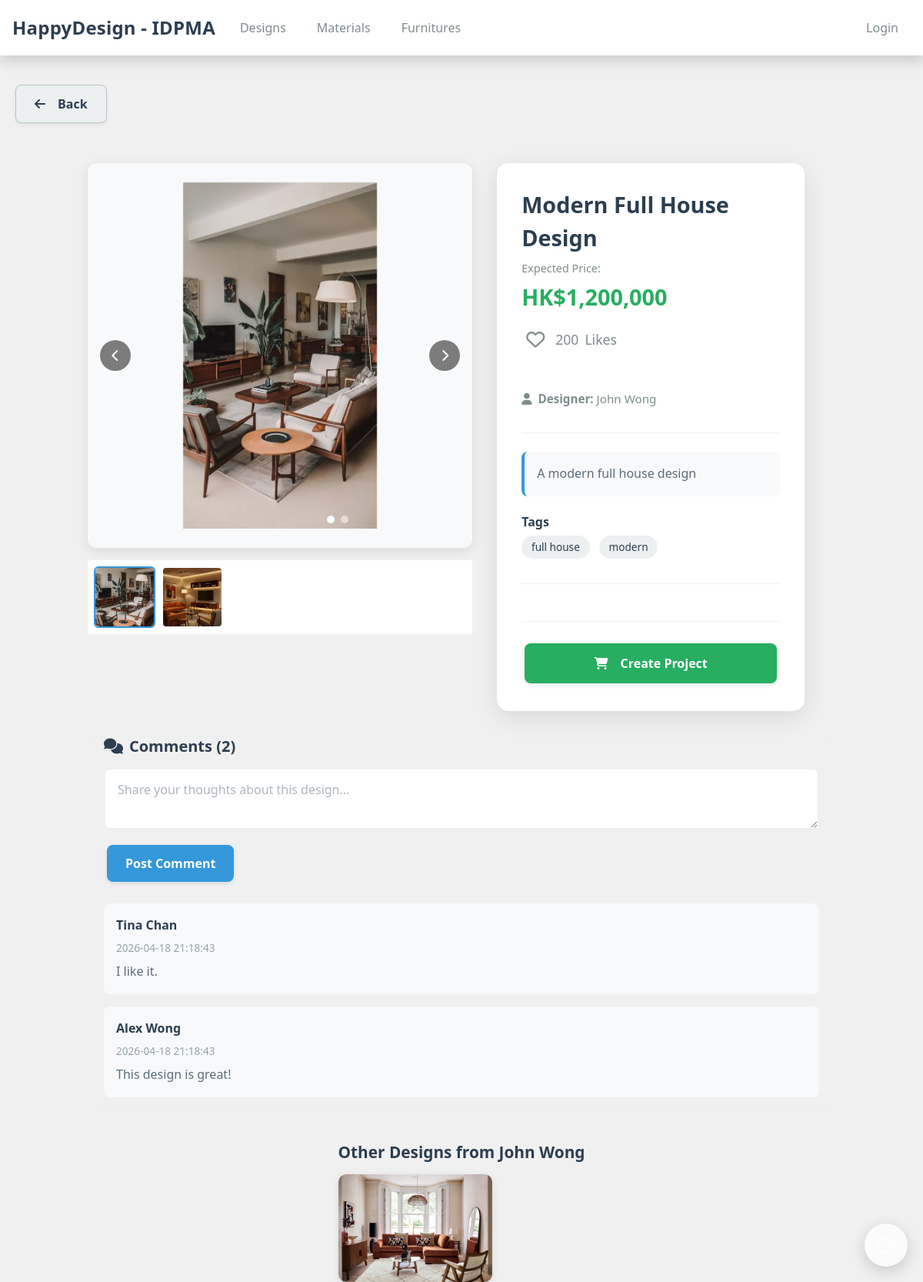
The page /design_detail.php?designid=1 on the database its author committed.
### tables this page shows
CREATE TABLE `DesignImage` (
  `imageid` int NOT NULL AUTO_INCREMENT,
  `designid` int NOT NULL,
  `image_filename` varchar(500) NOT NULL,
  `image_order` int DEFAULT 1,
  `created_at` TIMESTAMP DEFAULT CURRENT_TIMESTAMP,
  PRIMARY KEY (`imageid`),
  KEY `designid_idx` (`designid`),
  CONSTRAINT `fk_designimage_designid` FOREIGN KEY (`designid`) REFERENCES `Design` (`designid`) ON DELETE CASCADE
);

CREATE TABLE `Design` (
  `designid` int NOT NULL AUTO_INCREMENT,
  `designName` VARCHAR(255) NOT NULL,
  `expect_price` int NOT NULL,
  `description` TEXT DEFAULT NULL,
  `tag` TEXT NOT NULL,
  `likes` int NOT NULL,
  `designerid` int NOT NULL,
  `supplierid` int NOT NULL,
  PRIMARY KEY (`designid`),
  KEY `designerid_pk_idx` (`designerid`),
  CONSTRAINT `designerid_pk` FOREIGN KEY (`designerid`) REFERENCES `Designer` (`designerid`),
  CONSTRAINT `supplierid_pk` FOREIGN KEY (`supplierid`) REFERENCES `Supplier` (`supplierid`)
);

CREATE TABLE `Designer` (
  `designerid` int NOT NULL AUTO_INCREMENT,
  `dname` varchar(255) NOT NULL,
  `dtel` int DEFAULT NULL,
  `demail` varchar(255) DEFAULT NULL,
  `dpassword` varchar(255) NOT NULL,
  `status` ENUM('Available', 'Busy') NOT NULL DEFAULT 'Available',
  `managerid` int DEFAULT NULL,
  `remember_token` VARCHAR(64) DEFAULT NULL,
  PRIMARY KEY (`designerid`),
  KEY `managerid_Designer_idx` (`managerid`),
  CONSTRAINT `managerid_Designer_fk` FOREIGN KEY (`managerid`) REFERENCES `Manager` (`managerid`)
);

CREATE TABLE `Comment_design` (
  `comment_designid` int NOT NULL AUTO_INCREMENT,
  `clientid` int NOT NULL,
  `content` varchar(255) DEFAULT NULL,
  `timestamp` TIMESTAMP DEFAULT CURRENT_TIMESTAMP,
  `designid` int NOT NULL,
  PRIMARY KEY (`comment_designid`),
  KEY `designid_pk2` (`designid`),
  KEY `comment_design_clientid_pk2` (`clientid`),
  CONSTRAINT `fk_comment_design_designid` FOREIGN KEY (`designid`) REFERENCES `Design` (`designid`),
  CONSTRAINT `fk_comment_design_clientid` FOREIGN KEY (`clientid`) REFERENCES `Client` (`clientid`)
);

CREATE TABLE `Client` (
  `clientid` int NOT NULL AUTO_INCREMENT,
  `cname` varchar(255) NOT NULL,
  `ctel` varchar(32) DEFAULT NULL,
  `cemail` varchar(255) DEFAULT NULL,
  `cpassword` varchar(255) NOT NULL,
  `address` varchar(255) DEFAULT NULL,
  `budget` int NOT NULL,
  `Floor_Plan` VARCHAR(500) DEFAULT NULL,
  `payment_method` JSON DEFAULT NULL,
  `remember_token` VARCHAR(64) DEFAULT NULL,
  PRIMARY KEY (`clientid`)
);

### design_detail.php (the view, shortened to what this page needs)
<?php
require_once __DIR__ . '/config.php';
$designid = isset($_GET['designid']) ? (int) $_GET['designid'] : 0;
$dsql = "SELECT d.designid, d.designName, d.expect_price, d.likes, d.tag, d.description, dz.dname, d.designerid
         FROM Design d
         JOIN Designer dz ON d.designerid = dz.designerid
         WHERE d.designid = ?";
$stmt = $mysqli->prepare($dsql);
$stmt->bind_param("i", $designid);
$stmt->execute();
$design = $stmt->get_result()->fetch_assoc();
$cmsql = "SELECT c.content, c.timestamp, u.cname
          FROM Comment_design c
          JOIN Client u ON u.clientid = c.clientid
          WHERE c.designid = ?
          ORDER BY c.timestamp DESC";
$cst = $mysqli->prepare($cmsql);
$cst->bind_param("i", $designid);
$cst->execute();
$comments = $cst->get_result();
$commentCount = $comments->num_rows;
$rawTags = (string) ($design['tag'] ?? '');
$tags = array_filter(array_map('trim', explode(',', $rawTags)));
$o = $mysqli->prepare("SELECT designid, expect_price, description FROM Design WHERE designerid=? AND designid<>? LIMIT 6");
$o->bind_param("ii", $design['designerid'], $designid);
$o->execute();
$others = $o->get_result();
$liked = false;
$user = $_SESSION['user'] ?? null;
$currentRequest = $_SERVER['REQUEST_URI'] ?? ('/design_detail.php?designid=' . intval($designid));
$loginUrl = 'login.php?redirect=' . urlencode($currentRequest);
$heart_attrs = 'data-login="' . htmlspecialchars($loginUrl, ENT_QUOTES) . '"';
$heart_disabled = '';
$backUrl = 'design_dashboard.php';
$images_sql = "SELECT imageid, designid, image_filename, image_order FROM DesignImage WHERE designid = ? ORDER BY image_order ASC, imageid ASC";
$images_stmt = $mysqli->prepare($images_sql);
$images_stmt->bind_param("i", $designid);
$images_stmt->execute();
$images_result = $images_stmt->get_result();
$images = [];
while ($row = $images_result->fetch_assoc()) {
    $images[] = $row;
}
$imageCount = count($images);
?>
<!DOCTYPE html>
<html lang="en">
<head>
    <link href="https://cdn.jsdelivr.net/npm/bootstrap@5.0.2/dist/css/bootstrap.min.css" rel="stylesheet">
    <link rel="stylesheet" href="https://cdnjs.cloudflare.com/ajax/libs/font-awesome/6.4.0/css/all.min.css">
    <link rel="stylesheet" href="css/styles.css">
</head>
<body>
    <?php include_once __DIR__ . '/includes/header.php'; ?>
    <main>
        <div class="container-lg mt-4">
            <div class="back-button-row mb-3">
                <button type="button" class="btn btn-light shadow-sm"
                    onclick="window.location.href='<?= htmlspecialchars($backUrl) ?>'" aria-label="Back">
                    <i class="fas fa-arrow-left me-2"></i>Back
                </button>
            </div>
        </div>
        <div class="design-detail-wrapper">
            <div class="design-image-section">
                <div class="design-carousel-wrapper">
                    <div class="design-carousel" id="designCarousel">
                        <?php foreach ($images as $index => $image): ?>
                            <div class="carousel-item <?= $index === 0 ? 'active' : '' ?>">
                                <img src="<?= htmlspecialchars('uploads/designs/' . $image['image_filename']) ?>"
                                    alt="<?= htmlspecialchars($design['dname']) ?> Image <?= $index + 1 ?>">
                            </div>
                        <?php endforeach; ?>
                        <?php if ($imageCount > 1): ?>
                            <div class="carousel-controls">
                                <button class="carousel-btn" onclick="previousImage()" title="Previous image">
                                    <i class="fas fa-chevron-left"></i>
                                </button>
                                <button class="carousel-btn" onclick="nextImage()" title="Next image">
                                    <i class="fas fa-chevron-right"></i>
                                </button>
                            </div>
                        <?php endif; ?>
                        <?php if ($imageCount > 1): ?>
                            <div class="carousel-indicators">
                                <?php foreach ($images as $index => $image): ?>
                                    <div class="indicator <?= $index === 0 ? 'active' : '' ?>"
                                        onclick="goToImage(<?= $index ?>)" title="Image <?= $index + 1 ?>"></div>
                                <?php endforeach; ?>
                            </div>
                        <?php endif; ?>
                    </div>
                </div>
                <?php if ($imageCount > 1): ?>
                    <div class="thumbnail-strip">
                        <?php foreach ($images as $index => $image): ?>
                            <div class="thumbnail <?= $index === 0 ? 'active' : '' ?>" onclick="goToImage(<?= $index ?>)">
                                <img src="<?= htmlspecialchars('uploads/designs/' . $image['image_filename']) ?>"
                                    alt="Thumbnail <?= $index + 1 ?>">
                            </div>
                        <?php endforeach; ?>
                    </div>
                <?php endif; ?>
            </div>
            <div class="design-panel">
                <div class="design-title"><?= htmlspecialchars($design['designName']) ?></div>
                <div class="design-price">
                    <span class="price-label">Expected Price:</span>
                    <span class="price-value">HK$<?= number_format((float) $design['expect_price']) ?></span>
                </div>
                <div class="design-stats">
                    <div class="likes-count">
                        <button class="heart-icon <?= $liked ? 'liked' : '' ?>" id="likeHeart" <?= $heart_attrs ?> <?= $heart_disabled ?>
                            data-designid="<?= (int) $design['designid'] ?>" title="Like this design" aria-pressed="<?= $liked ? 'true' : 'false' ?>">
                            <i class="<?= $liked ? 'fas' : 'far' ?> fa-heart" aria-hidden="true"></i>
                        </button>
                        <span id="likeCount"><?= (int) $design['likes'] ?></span> Likes
                    </div>
                </div>
                <div class="design-meta">
                    <div><i class="fas fa-user me-2"></i><strong>Designer:</strong>
                        <?= htmlspecialchars($design['dname']) ?></div>
                </div>
                <?php if (!empty($design['description'])): ?>
                    <div class="design-description">
                        <p><?= nl2br(htmlspecialchars($design['description'])) ?></p>
                    </div>
                <?php endif; ?>
                <?php if (!empty($tags)): ?>
                    <div class="design-tags">
                        <h6>Tags</h6>
                        <?php foreach ($tags as $tag): ?>
                            <span class="tag"
                                onclick="searchTag('<?= htmlspecialchars(addslashes($tag), ENT_QUOTES) ?>')"><?= htmlspecialchars($tag) ?></span>
                        <?php endforeach; ?>
                    </div>
                <?php endif; ?>
                <div class="design-actions">
                    <?php if (!empty($user)): ?>
                        <button type="button" class="btn btn-primary btn-order"
                            onclick="handleOrder(<?= (int) $design['designid'] ?>)">
                            <i class="fas fa-shopping-cart me-2"></i>Create Project
                        </button>
                    <?php else: ?>
                        <button type="button" class="btn btn-primary btn-order"
                            onclick="window.location.href='<?= htmlspecialchars($loginUrl) ?>'">
                            <i class="fas fa-shopping-cart me-2"></i>Create Project
                        </button>
                    <?php endif; ?>
                </div>
            </div>
        </div>
        <div class="comments-section" style="max-width: 964px; margin: 0 auto; padding: 0 1rem;">
            <h5><i class="fas fa-comments me-2"></i>Comments (<?= $commentCount ?>)</h5>
            <form method="POST" class="comment-form">
                <div class="mb-3">
                    <textarea class="form-control" name="comment" placeholder="Share your thoughts about this design..."
                        required></textarea>
                </div>
                <button type="submit" class="btn btn-primary">Post Comment</button>
            </form>
            <?php if ($commentCount > 0): ?>
                <?php while ($comment = $comments->fetch_assoc()): ?>
                    <div class="comment-item">
                        <div class="comment-author"><?= htmlspecialchars($comment['cname']) ?></div>
                        <div class="comment-time"><?= htmlspecialchars($comment['timestamp']) ?></div>
                        <div class="comment-content"><?= htmlspecialchars($comment['content']) ?></div>
                    </div>
                <?php endwhile; ?>
            <?php else: ?>
                <p class="text-muted">No comments yet. Be the first to comment!</p>
            <?php endif; ?>
        </div>
    </main>
    <?php if ($others->num_rows > 0): ?>
        <section class="detail-gallery" aria-label="Other Designs from This Designer"
            style="max-width: 964px; margin: 2rem auto; padding: 0 1rem;">
            <h3 style="color: #2c3e50; font-weight: 600; margin-bottom: 1rem; font-size: 1.3rem;">Other Designs from
                <?= htmlspecialchars($design['dname']) ?></h3>
            <div class="detail-gallery-images">
                <?php while ($r = $others->fetch_assoc()): ?>
                    <?php
                    $img_sql = "SELECT image_filename FROM DesignImage WHERE designid = ? ORDER BY image_order ASC LIMIT 1";
                    $img_stmt = $mysqli->prepare($img_sql);
                    $img_stmt->bind_param("i", $r['designid']);
                    $img_stmt->execute();
                    $img_result = $img_stmt->get_result()->fetch_assoc();
                    $img_filename = $img_result ? $img_result['image_filename'] : 'placeholder.jpg';
                    ?>
                    <a href="design_detail.php?designid=<?= (int) $r['designid'] ?>">
                        <img src="<?= htmlspecialchars('uploads/designs/' . $img_filename) ?>" alt="Design">
                    </a>
                <?php endwhile; ?>
            </div>
        </section>
    <?php endif; ?>
    <?php
    include __DIR__ . '/Public/chat_widget.php'; ?>
</body>
</html>

### css/chat.css (style rules this page uses)
:root { --chat-bg: #ffffff; --chat-muted: #6c757d; --chat-primary: #0b1b2b; --chat-accent: #4690ff; --chat-radius: 8px; --chat-gap: 8px; --chat-font: system-ui, -apple-system, "Segoe UI", Roboto, "Helvetica Neue", Arial; }

### rows shown on the page
designimage: image_filename (picture)
designimage: image_filename (picture)
design: designName "Modern Full House Design", expect_price "1,200,000", likes "200", designerid.dname "John Wong", description "A modern full house design", tag "full house", tag "modern"
comment_design: clientid.cname "Tina Chan", timestamp "2026-04-18 21:18:43", content "I like it."
comment_design: clientid.cname "Alex Wong", timestamp "2026-04-18 21:18:43", content "This design is great!"
design: designimage.image_filename (picture)

### other values the page prints
$commentCount "2"
